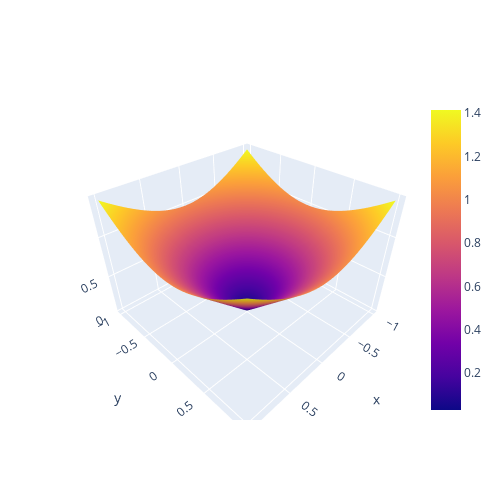

Notebook cell for this chart:
### Markdown cell above
## L2 Penalty for 2D Vectors

The increase in the penalty is smooth and gradual as the values of the components move away from zero.

### Code cell
fig = go.Figure(data=[go.Surface(z=z_l2, x=x, y=y)])
fig.update_layout(width=500, height=500)
fig.show()
